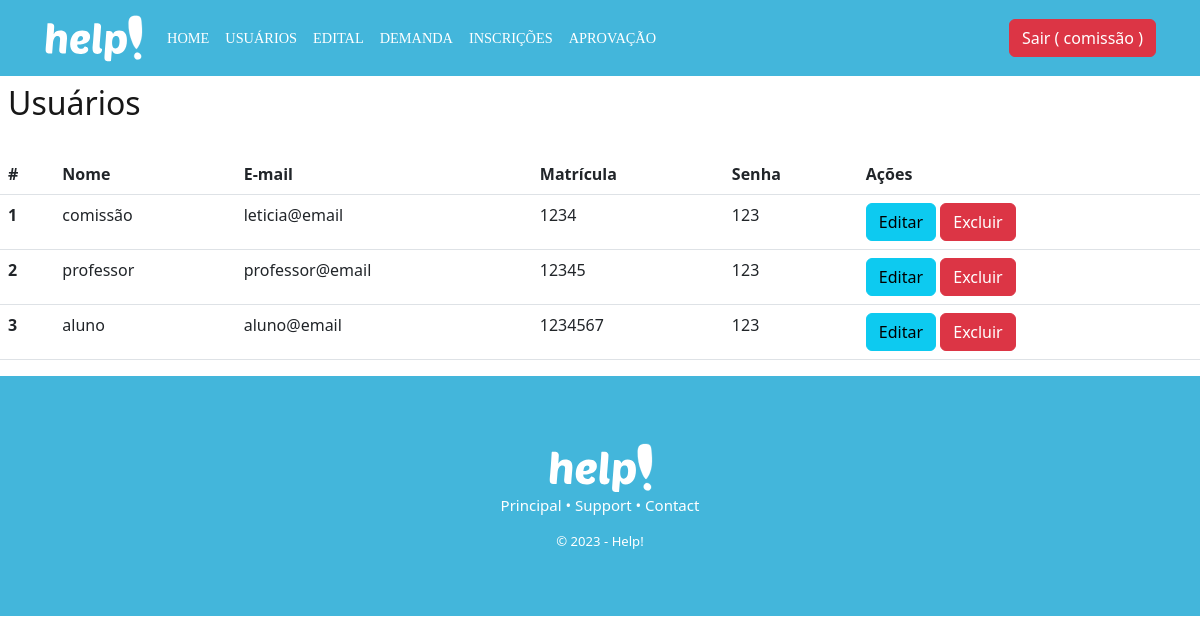
/usuarios/recovery (signed in), run on an earlier commit of the app's database.
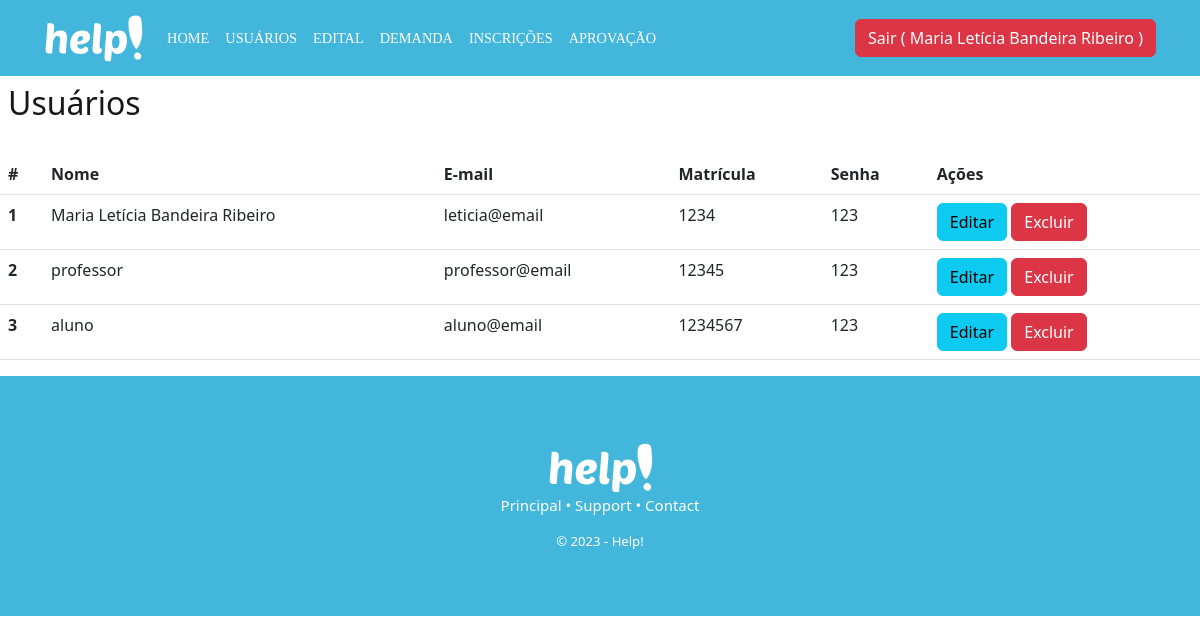
And on a later commit of the database.
### database/models.py (models this page shows, shortened)
class Usuario(db.Model, UserMixin):
  __tablename__= "usuario"
  id = db.Column(db.Integer, primary_key = True)
  nome = db.Column(db.String(100))
  email = db.Column(db.String(100))
  matricula = db.Column(db.String(100))
  senha = db.Column(db.String(100))
  admin = db.Column(db.Boolean)
  professor = db.Column(db.Boolean)

### controllers/usuario.py (the view)
@bp_usuarios.route('/recovery')
@login_required
def recovery():
  if not current_user.admin:
    flash("Acesso não permitido")
    return redirect('/login')
  usuarios = Usuario.query.all()
  return render_template('usuarios_recovery.html', usuarios = usuarios)

### controllers/usuario.py (called while the page is built)
@lm.user_loader
def load_user(id):
  usuario = Usuario.query.filter_by(id=id).first()
  return usuario

### templates/usuarios_recovery.html (shortened to what this page needs)
{% extends 'header.html' %}
{% block container %}
<div id="recovery">
  <div class="nav">
    <h1 class="title-recovery">Usuários</h1>
  </div>
</div>
  <table class="table">
    <thead style="background-color: #43B6DB !important; color: white;">
      <tr>
        <th scope="col">#</th>
        <th scope="col">Nome</th>
        <th scope="col">E-mail</th>
        <th scope="col">Matrícula</th>
        <th scope="col">Senha</th>
        <th scope="col">Ações</th>
      </tr>
    </thead>
    <tbody>
      {% for u in usuarios %}
        <tr>
          <th scope="row">{{u.id}}</th>
          <td>{{u.nome}}</td>
          <td>{{u.email}}</td>
          <td>{{u.matricula}}</td>
          <td>{{u.senha}}</td>
          <td>
            <a href="/usuarios/update/{{u.id}}" class="btn btn-info">Editar</a>
				    <a href="/usuarios/delete/{{u.id}}" class="btn btn-danger">Excluir</a>
          </td>
        </tr>
	    {% endfor %}
    </tbody>
  </table>
{% endblock %}

### templates/header.html (shortened to what this page needs)
<!DOCTYPE html>
<html lang="pt-br">
<head>
  <link href="https://cdn.jsdelivr.net/npm/bootstrap@5.3.0-alpha1/dist/css/bootstrap.min.css" rel="stylesheet">
  <link rel="stylesheet" href="/static/header.css">
</head>
<body>
<nav class="navbar navbar-expand-lg bg-body-tertiary" style="background-color: #43B6DB !important; padding-left: 2rem; padding-right: 2rem;">
  <div class="container-fluid">
    <a class="navbar-brand" href="/usuarios/dashboard"><img src="/static/assets/help.svg" alt="..." height="50vh"></a>
    <div class="collapse navbar-collapse" id="navbarSupportedContent">
      <ul class="navbar-nav me-auto mb-2 mb-lg-0">
        <li class="nav-item">
          <a class="nav-link active" aria-current="page" href="/usuarios/dashboard">Home</a>
        </li>
        {% if current_user.admin %}
        <li class="nav-item">
          <a class="nav-link" href="/usuarios/recovery">Usuários</a>
        </li>
        {% endif %}
        {% if current_user.admin %}
        <li class="nav-item">
          <a class="nav-link" href="/edital/recovery">Edital</a>
        </li>
        {% endif %}
        {% if current_user.professor %}
        <li class="nav-item">
          <a class="nav-link" href="/demanda/recovery">Demanda</a>
        </li>
        {% endif %}
        {% if current_user.professor %}
        <li class="nav-item">
          <a class="nav-link" href="/inscricao/recovery">Inscrições</a>
        </li>
        {% endif %}
        {% if current_user.professor %}
        <li class="nav-item">
          <a class="nav-link" href="/aprovacao/recovery">Aprovação</a>
        </li>
        {% endif %}
      </ul>
      <form class="d-flex" role="search">
        <a href="{{url_for('usuarios.logoff')}}" class="btn btn-danger" id="button-sair">Sair ( {{current_user.nome}} )</a>
      </form>
    </div>
  </div>
</nav>
  {% block container %}
  {% endblock %}
    <footer>
      <img src="/static/assets/help.svg" alt="IFRN">
      <p>Principal • Support • Contact</p>
      <small>© 2023 - Help!</small>
    </footer>
</body>
</html>

What changed in the data, as far as the page shows it:
changed Usuario "leticia@email": nome "comissão" → "Maria Letícia Bandeira Ribeiro"
